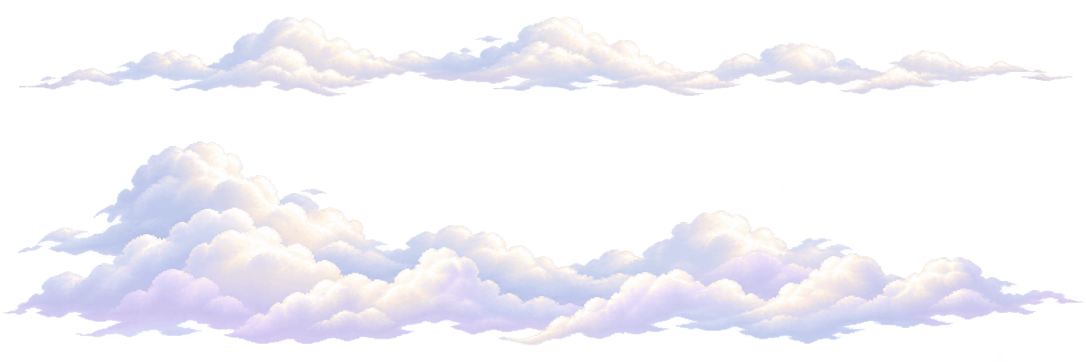
#> input picture entregas/myriadd-cenarios/cloud-source.png, 2172 x 724 px (shown at 1/2 size)
$ python export-cypress.py cloud-source.png out.png
#> lines starting #> are read from the running program, lines starting #| are printed output that depends on the picture
from PIL import Image
from pathlib import Path
import sys

source = Image.open(sys.argv[1]).convert('RGBA')
#> source is the input picture: PIL image 2172x724 RGBA; mean R, G, B, A 100.4, 99.4, 105.5, 83.4
out = Path(sys.argv[2])
out.mkdir(parents=True, exist_ok=True)
cuts = [(0, 610), (610, 1200), (1200, source.width)]
#> cuts = [(0, 610), (610, 1200), (1200, 2172)]
variants = [('tall', 170), ('medium', 144), ('young', 114)]
for (left, right), (name, height) in zip(cuts, variants, strict=True):
    piece = source.crop((left, 0, right, source.height))
    bounds = piece.getchannel('A').point(lambda alpha: 255 if alpha >= 96 else 0).getbbox()
    piece = piece.crop(bounds)
    width = round(piece.width * height / piece.height)
    piece = piece.resize((width, height), Image.Resampling.LANCZOS)
    piece.putalpha(piece.getchannel('A').point(lambda alpha: 255 if alpha >= 128 else 0))
    piece.save(out / f'myriadd_cypress_{name}.png', optimize=True)
#> this loop made 3 passes
#> bounds on passes 1 to 3: (7, 34, 610, 688), (0, 33, 590, 691), (0, 70, 965, 688)
#> pass 1, `piece = source.crop((left, 0, right, source.height))`:
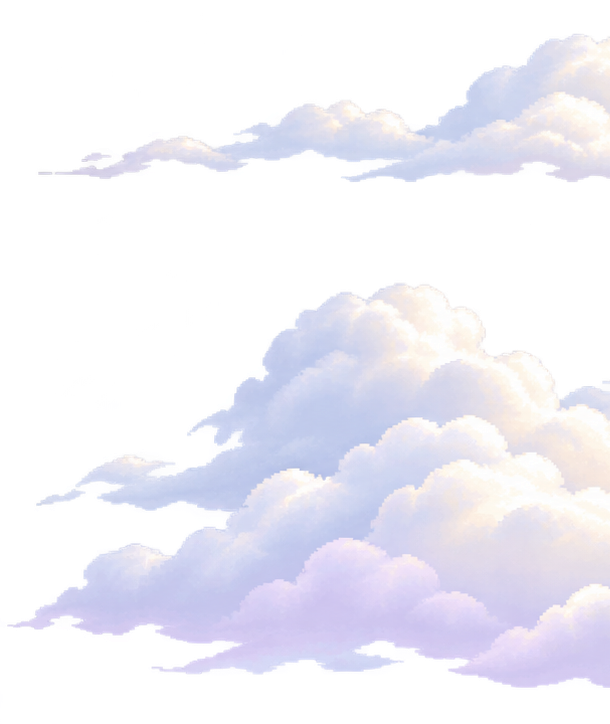
#> piece: PIL image 610x724 RGBA; mean R, G, B, A 121.9, 121.1, 130.2, 103; transparent parts drawn white
#> pass 1, `piece = piece.crop(bounds)`:
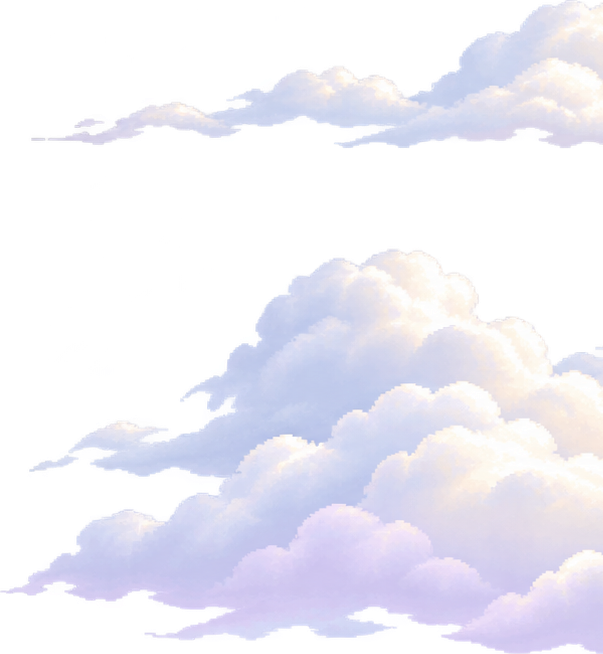
#> piece: PIL image 603x654 RGBA; mean R, G, B, A 132.6, 131.8, 141.9, 115.3; transparent parts drawn white
#> pass 1, `piece.save(out / f'myriadd_cypress_{name}.png', optimize=True)`:
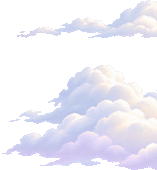
#> saved as myriadd_cypress_tall.png: PIL image 157x170 RGBA; mean R, G, B, A 129.8, 128.9, 138.8, 117; transparent parts drawn white
#> after the loop:
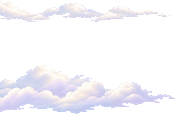
#> piece: PIL image 178x114 RGBA; mean R, G, B, A 86.6, 85.3, 90.6, 75.8; transparent parts drawn white
